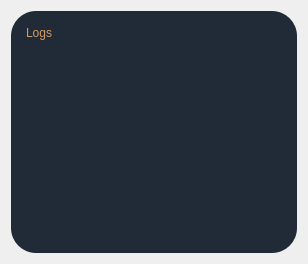
            <widget class="QWidget" name="Logs">
             <layout class="QVBoxLayout" name="verticalLayout_6">
              <item>
               <widget class="QWidget" name="verticalWidget_4" native="true">
                <property name="sizePolicy">
                 <sizepolicy hsizetype="MinimumExpanding" vsizetype="MinimumExpanding">
                  <horstretch>0</horstretch>
                  <verstretch>0</verstretch>
                 </sizepolicy>
                </property>
                <property name="minimumSize">
                 <size>
                  <width>0</width>
                  <height>0</height>
                 </size>
                </property>
                <property name="styleSheet">
                 <string notr="true">background-color: rgb(33, 43, 55);
border-radius: 25px; </string>
                </property>
                <layout class="QVBoxLayout" name="verticalLayout_18">
                 <property name="leftMargin">
                  <number>15</number>
                 </property>
                 <property name="topMargin">
                  <number>15</number>
                 </property>
                 <property name="rightMargin">
                  <number>15</number>
                 </property>
                 <property name="bottomMargin">
                  <number>15</number>
                 </property>
                 <item>
                  <widget class="QLabel" name="label_24">
                   <property name="styleSheet">
                    <string notr="true">color: rgb(208, 155, 103);
font: 16pt &quot;Segoe UI&quot;;</string>
                   </property>
                   <property name="text">
                    <string>Logs</string>
                   </property>
                  </widget>
                 </item>
                 <item>
                  <widget class="QListWidget" name="MainLogs">
                   <property name="sizePolicy">
                    <sizepolicy hsizetype="Expanding" vsizetype="Expanding">
                     <horstretch>0</horstretch>
                     <verstretch>0</verstretch>
                    </sizepolicy>
                   </property>
                   <property name="minimumSize">
                    <size>
                     <width>0</width>
                     <height>0</height>
                    </size>
                   </property>
                   <property name="wordWrap">
                    <bool>true</bool>
                   </property>
                  </widget>
                 </item>
                </layout>
               </widget>
              </item>
             </layout>
            </widget>
